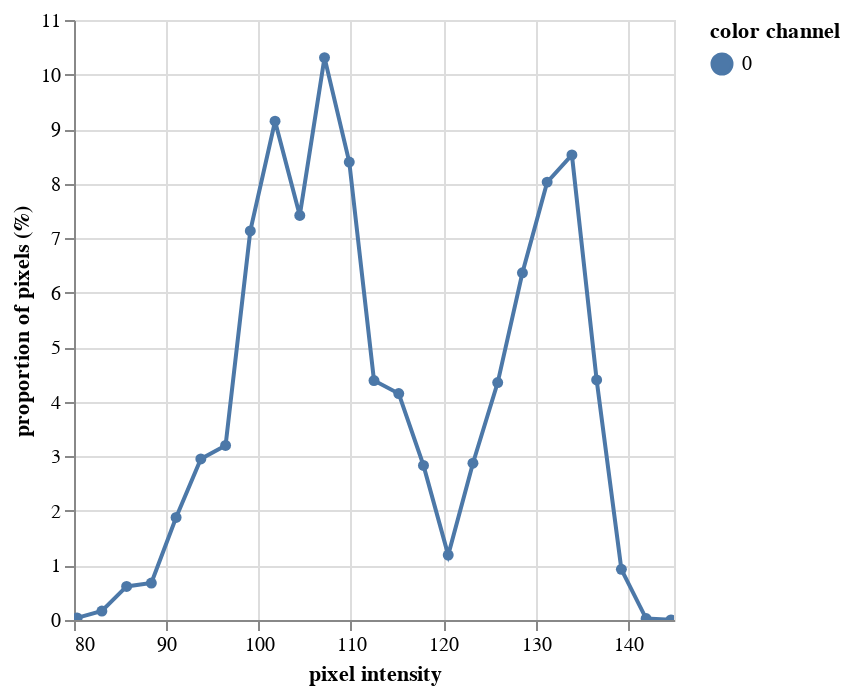

This figure's notebook cell:
### Code cell
hist_a = pcv.visualize.histogram(img=a, bins=25)

### Figure 1 — Vega-Lite specification as saved in the notebook (floating-point values rounded to 4 significant figures)
{"config": {"view": {"continuousWidth": 300, "continuousHeight": 300}}, "data": {"name": "data-a5d44cd6443660020c7ae146de16b990"}, "mark": {"type": "line", "point": true}, "encoding": {"color": {"field": "color channel", "type": "nominal"}, "tooltip": [{"field": "pixel intensity", "type": "quantitative"}, {"field": "proportion of pixels (%)", "type": "quantitative"}], "x": {"field": "pixel intensity", "type": "quantitative"}, "y": {"field": "proportion of pixels (%)", "type": "quantitative"}}, "params": [{"name": "param_1", "select": {"type": "interval", "encodings": ["x", "y"]}, "bind": "scales"}], "$schema": "https://vega.github.io/schema/vega-lite/v5.20.1.json", "datasets": {"data-a5d44cd6443660020c7ae146de16b990": [{"pixel intensity": 80.34, "proportion of pixels (%)": 0.03853, "hist_count": 534, "color channel": "0"}, {"pixel intensity": 83.02, "proportion of pixels (%)": 0.1646, "hist_count": 2281, "color channel": "0"}, {"pixel intensity": 85.7, "proportion of pixels (%)": 0.6151, "hist_count": 8524, "color channel": "0"}, {"pixel intensity": 88.38, "proportion of pixels (%)": 0.6781, "hist_count": 9397, "color channel": "0"}, {"pixel intensity": 91.06, "proportion of pixels (%)": 1.88, "hist_count": 26056, "color channel": "0"}, {"pixel intensity": 93.74, "proportion of pixels (%)": 2.954, "hist_count": 40932, "color channel": "0"}, {"pixel intensity": 96.42, "proportion of pixels (%)": 3.2, "hist_count": 44348, "color channel": "0"}, {"pixel intensity": 99.1, "proportion of pixels (%)": 7.133, "hist_count": 98858, "color channel": "0"}, {"pixel intensity": 101.8, "proportion of pixels (%)": 9.144, "hist_count": 126727, "color channel": "0"}, {"pixel intensity": 104.5, "proportion of pixels (%)": 7.418, "hist_count": 102799, "color channel": "0"}, {"pixel intensity": 107.1, "proportion of pixels (%)": 10.31, "hist_count": 142889, "color channel": "0"}, {"pixel intensity": 109.8, "proportion of pixels (%)": 8.397, "hist_count": 116365, "color channel": "0"}, {"pixel intensity": 112.5, "proportion of pixels (%)": 4.389, "hist_count": 60830, "color channel": "0"}, {"pixel intensity": 115.2, "proportion of pixels (%)": 4.151, "hist_count": 57525, "color channel": "0"}, {"pixel intensity": 117.9, "proportion of pixels (%)": 2.833, "hist_count": 39268, "color channel": "0"}, {"pixel intensity": 120.5, "proportion of pixels (%)": 1.191, "hist_count": 16504, "color channel": "0"}, {"pixel intensity": 123.2, "proportion of pixels (%)": 2.874, "hist_count": 39833, "color channel": "0"}, {"pixel intensity": 125.9, "proportion of pixels (%)": 4.353, "hist_count": 60323, "color channel": "0"}, {"pixel intensity": 128.6, "proportion of pixels (%)": 6.365, "hist_count": 88204, "color channel": "0"}, {"pixel intensity": 131.3, "proportion of pixels (%)": 8.028, "hist_count": 111255, "color channel": "0"}, {"pixel intensity": 133.9, "proportion of pixels (%)": 8.525, "hist_count": 118147, "color channel": "0"}, {"pixel intensity": 136.6, "proportion of pixels (%)": 4.4, "hist_count": 60984, "color channel": "0"}, {"pixel intensity": 139.3, "proportion of pixels (%)": 0.9288, "hist_count": 12872, "color channel": "0"}, {"pixel intensity": 142.0, "proportion of pixels (%)": 0.02699, "hist_count": 374, "color channel": "0"}, {"pixel intensity": 144.7, "proportion of pixels (%)": 0.002598, "hist_count": 36, "color channel": "0"}]}}
